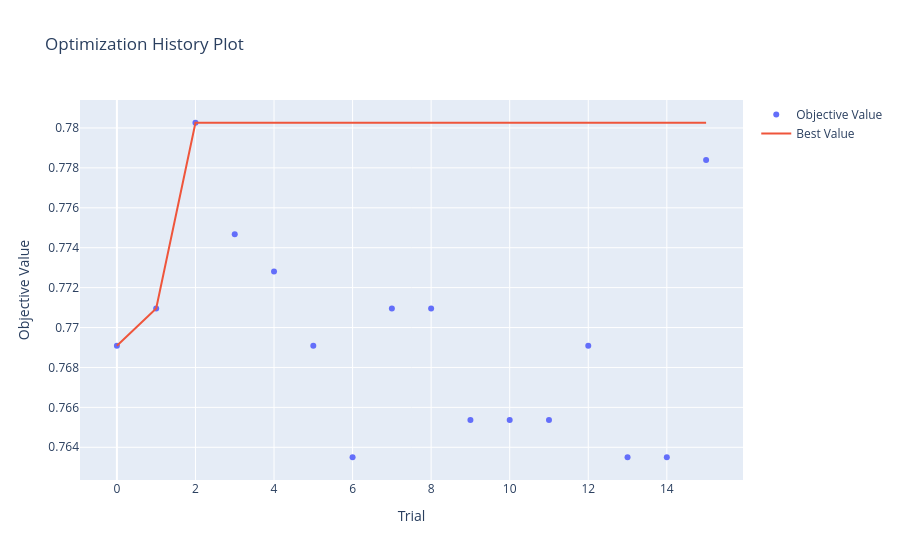

The cell this chart's notebook holds for it:
### Code cell
plot_optimization_history(study).show()

### Figure 1 — Plotly figure (JSON) as saved in the notebook; plotly's stock layout.template omitted (floating-point values rounded to 4 significant figures)
{"data": [{"mode": "markers", "name": "Objective Value", "type": "scatter", "x": [0, 1, 2, 3, 4, 5, 6, 7, 8, 9, 10, 11, 12, 13, 14, 15], "y": [0.7691, 0.7709, 0.7803, 0.7747, 0.7728, 0.7691, 0.7635, 0.7709, 0.7709, 0.7654, 0.7654, 0.7654, 0.7691, 0.7635, 0.7635, 0.7784]}, {"mode": "lines", "name": "Best Value", "type": "scatter", "x": [0, 1, 2, 3, 4, 5, 6, 7, 8, 9, 10, 11, 12, 13, 14, 15], "y": [0.7691, 0.7709, 0.7803, 0.7803, 0.7803, 0.7803, 0.7803, 0.7803, 0.7803, 0.7803, 0.7803, 0.7803, 0.7803, 0.7803, 0.7803, 0.7803]}, {"marker": {"color": "#cccccc"}, "mode": "markers", "name": "Infeasible Trial", "showlegend": false, "type": "scatter", "x": [], "y": []}], "layout": {"autosize": true, "title": {"text": "Optimization History Plot"}, "xaxis": {"autorange": true, "range": [-0.9329, 15.93], "title": {"text": "Trial"}, "type": "linear"}, "yaxis": {"autorange": true, "range": [0.7621, 0.7816], "title": {"text": "Objective Value"}, "type": "linear"}}}
